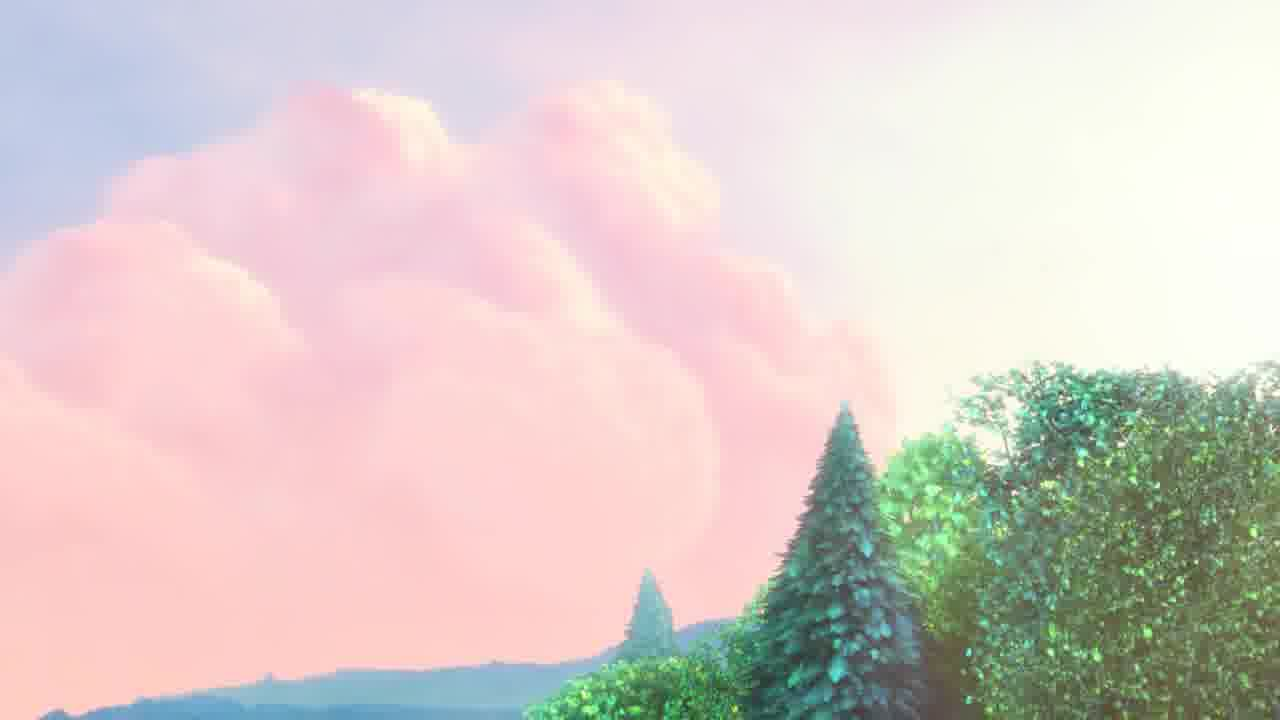
//> input picture Ex2/P2/BBBimg_100.jpg, 1280 x 720 px
$ ./prob2Sobel BBBimg_100.jpg   (built with g++ and OpenCV 4)
//> lines starting //> are read from the running program, lines starting //| are printed output that depends on the picture
// Originally created by Sam Seiwert
// Modified by Phil Orlando for Exercise 2 of ECEN 5763


#include "opencv2/imgproc.hpp"
#include "opencv2/imgcodecs.hpp"
#include "opencv2/highgui.hpp"
#include <iostream>
using namespace cv;
using namespace std;
int main( int argc, char** argv )
{
  cv::CommandLineParser parser(argc, argv,
                               "{@input   |../data/lena.jpg|input image}"
                               "{ksize   k|1|ksize (hit 'K' to increase its value)}"
                               "{scale   s|1|scale (hit 'S' to increase its value)}"
                               "{delta   d|0|delta (hit 'D' to increase its value)}"
                               "{help    h|false|show help message}");
  cout << "The sample uses Sobel or Scharr OpenCV functions for edge detection\n\n";
  parser.printMessage();
  cout << "\nPress 'ESC' to exit program.\nPress 'R' to reset values ( ksize will be -1 equal to Scharr function )";
  // First we declare the variables we are going to use
  Mat image,src, src_gray;
  Mat grad;
  const String window_name = "Sobel Demo - Simple Edge Detector";
  int ksize = parser.get<int>("ksize");
  int scale = parser.get<int>("scale");
  int delta = parser.get<int>("delta");
  int ddepth = CV_16S;
  String imageName = parser.get<String>("@input");
  // As usual we load our source image (src)
  image = imread( imageName, IMREAD_COLOR ); // Load an image
//> image is the input picture: 720 rows x 1280 cols, CV_8UC3; mean B, G, R 199.7, 204.4, 216.6
  // Check if image is loaded fine
  if( image.empty() )
  {
    printf("Error opening image: %s\n", imageName.c_str());
    return 1;
  }
  for (;;)
  {
    // Remove noise by blurring with a Gaussian filter ( kernel size = 3 )
    GaussianBlur(image, src, Size(3, 3), 0, 0, BORDER_DEFAULT);
    // Convert the image to grayscale
    cvtColor(src, src_gray, COLOR_BGR2GRAY);
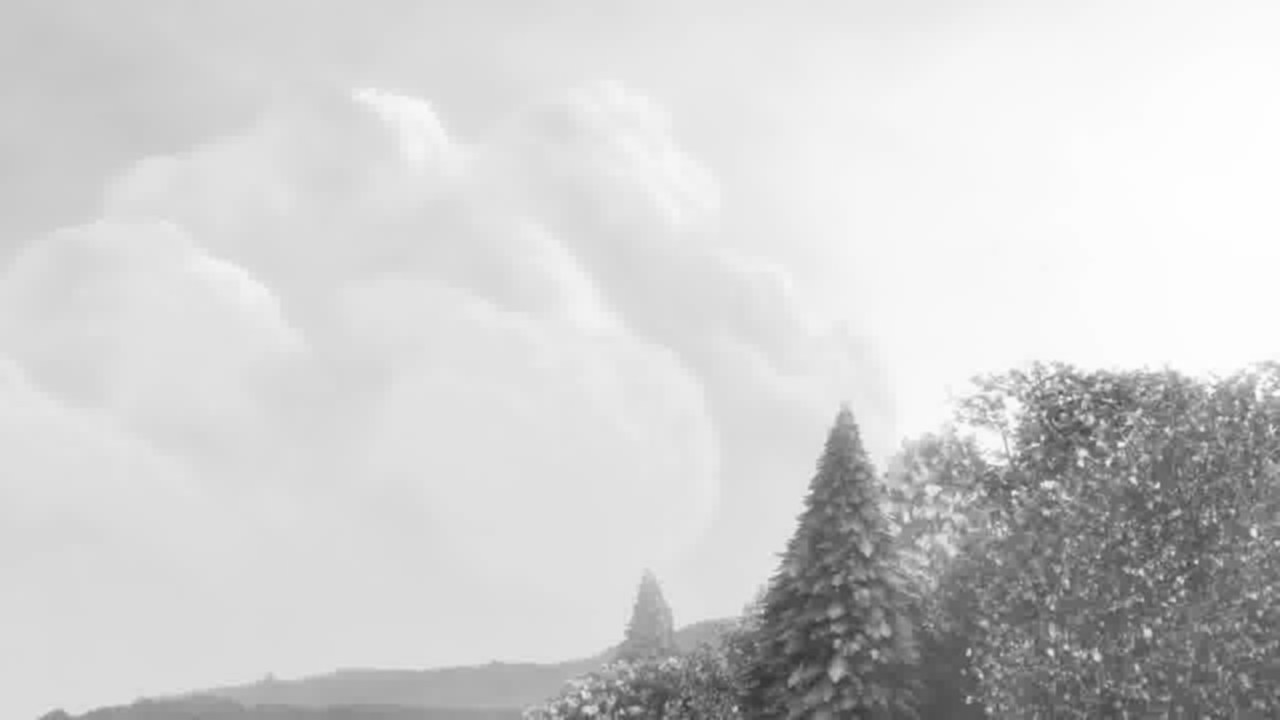
//> src_gray: 720 rows x 1280 cols, CV_8UC1; min 53, max 254, mean 207.5
    Mat grad_x, grad_y;
    Mat abs_grad_x, abs_grad_y;
    Sobel(src_gray, grad_x, ddepth, 1, 0, ksize, scale, delta, BORDER_DEFAULT);
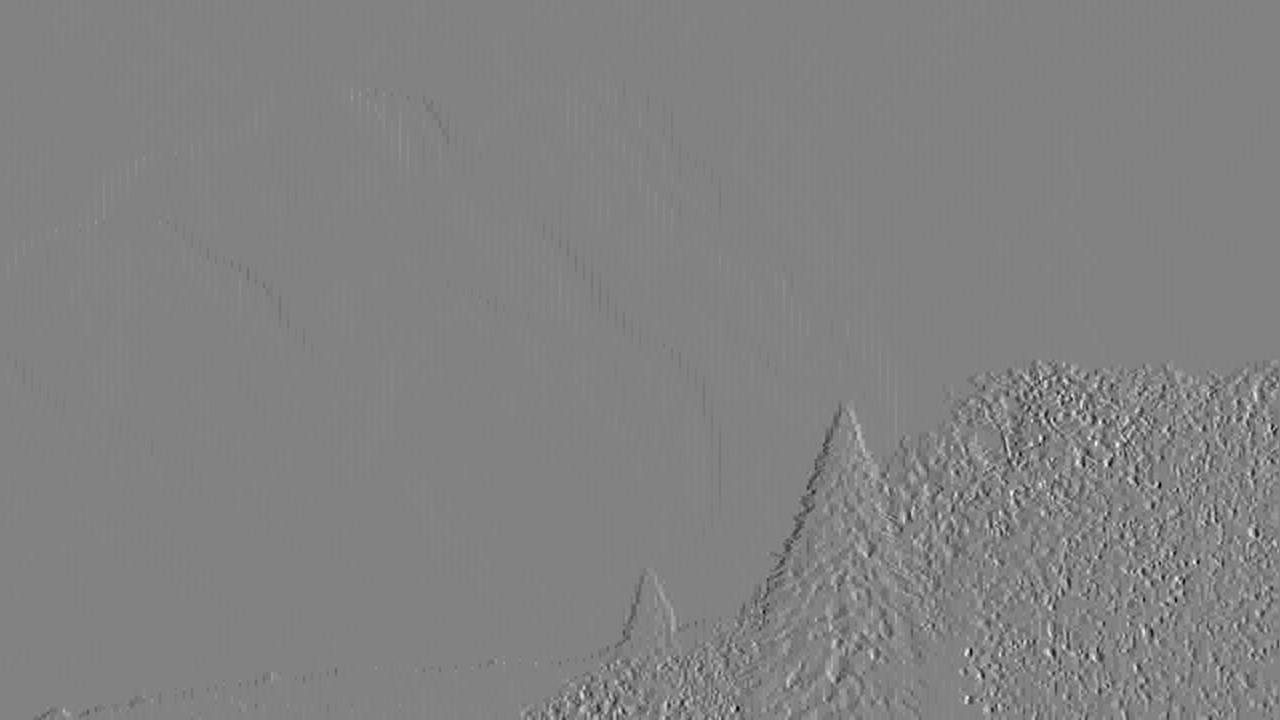
//> grad_x: 720 rows x 1280 cols, CV_16SC1; min -85, max 81, mean 0; drawn with min black and max white
    Sobel(src_gray, grad_y, ddepth, 0, 1, ksize, scale, delta, BORDER_DEFAULT);
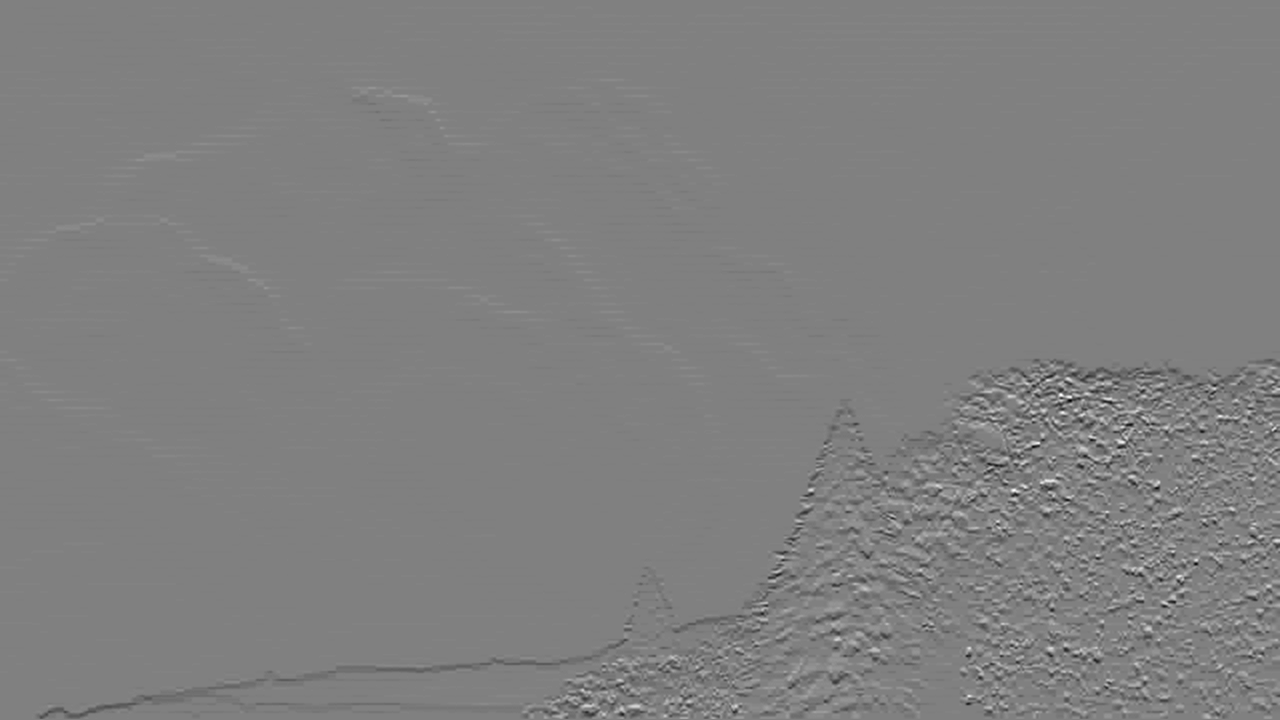
//> grad_y: 720 rows x 1280 cols, CV_16SC1; min -88, max 86, mean -0.3; drawn with min black and max white
    // converting back to CV_8U
    convertScaleAbs(grad_x, abs_grad_x);
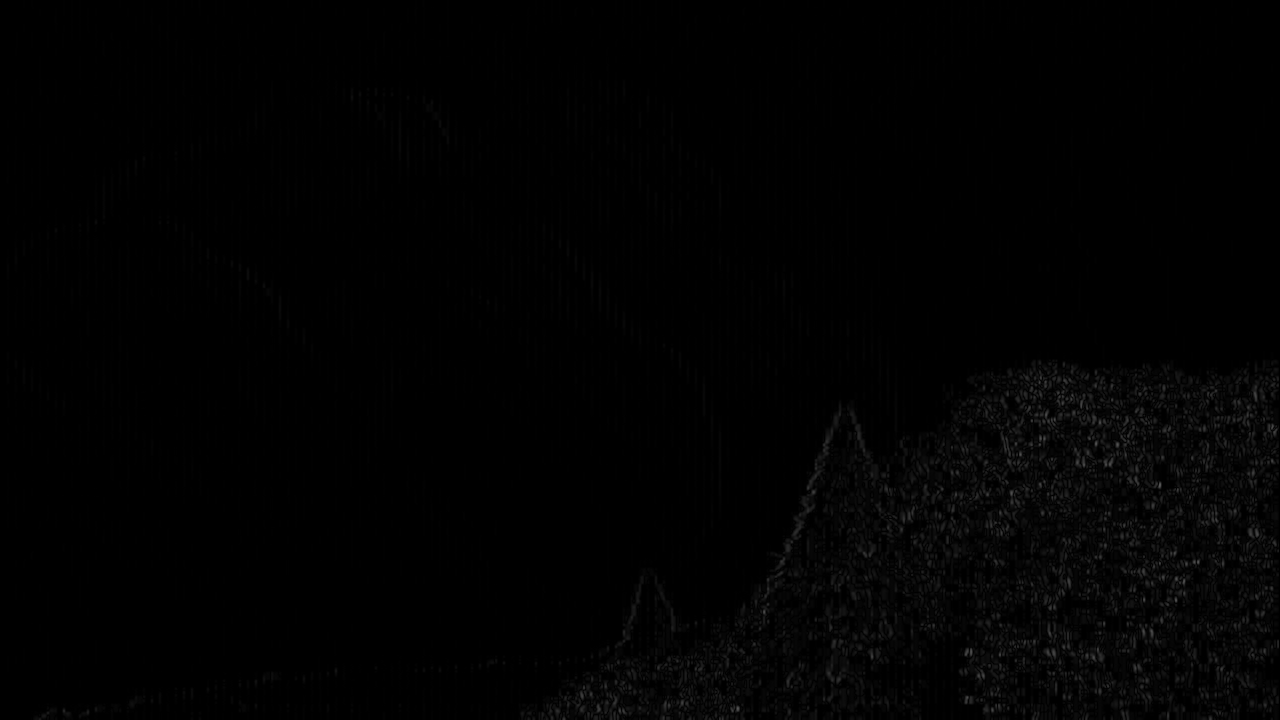
//> abs_grad_x: 720 rows x 1280 cols, CV_8UC1; min 0, max 85, mean 1.9
    convertScaleAbs(grad_y, abs_grad_y);
    addWeighted(abs_grad_x, 0.5, abs_grad_y, 0.5, 0, grad);
    imshow(window_name, grad);
    char key = (char)waitKey(0);
//> the Esc key is pressed
    if(key == 27)
    {
      return 0;
//> (the program exits here)
